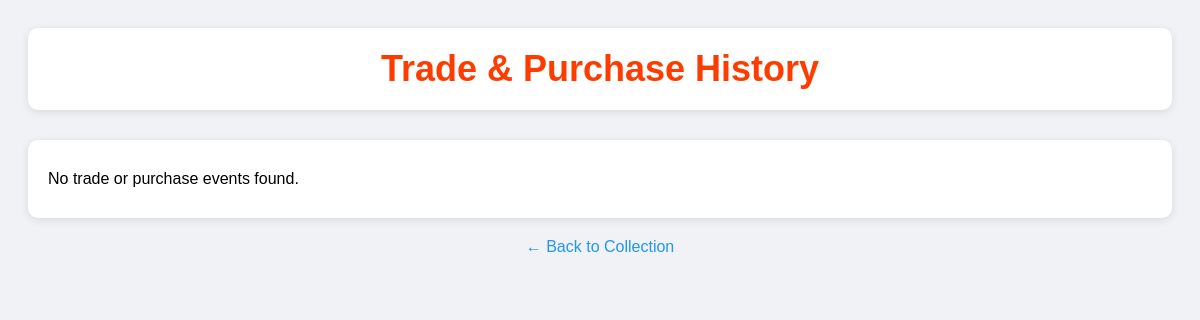
The app's page /trade_history/ (signed in), older data.
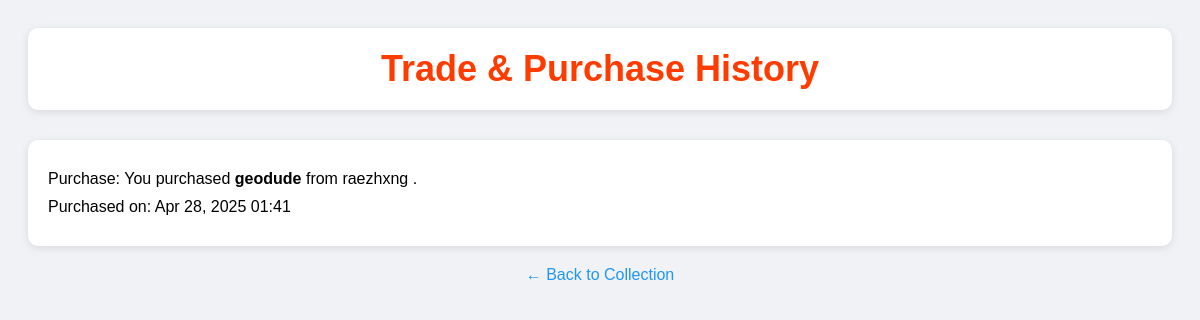
The same page, newer data.
### collection/models.py (models this page shows, shortened)
class Purchase(models.Model):
    buyer = models.ForeignKey(User, on_delete=models.CASCADE, related_name='purchases')
    seller = models.ForeignKey(User, null=True, blank=True, on_delete=models.SET_NULL, related_name='sales')
    pokemon = models.ForeignKey(Pokemon, on_delete=models.CASCADE)
    price = models.IntegerField(default=1000)
    created_at = models.DateTimeField(auto_now_add=True)

class Pokemon(models.Model):
    name = models.CharField(max_length=100)
    type = models.CharField(max_length=50)
    date_received = models.DateTimeField(auto_now_add=True)
    is_favorite = models.BooleanField(default=False)
    owner = models.ForeignKey(User, on_delete=models.CASCADE, related_name='pokemons')
    poke_id = models.IntegerField(null=True, blank=True)
    is_listed = models.BooleanField(default=False)
    price = models.IntegerField(null=True, blank=True)

### collection/views.py (the view)
# urls.py: path('trade_history/', views.trade_history_view, name='trade_history'),
@login_required
def trade_history_view(request):
    from django.db.models import Q
    from .models import Purchase
    trade_offers = TradeOffer.objects.filter(
        Q(buyer=request.user) | Q(seller=request.user),
        status='accepted'
    )
    purchases = Purchase.objects.filter(Q(buyer=request.user) | Q(seller=request.user))
    history = []
    for t in trade_offers:
        history.append({
            'type': 'trade',
            'created_at': t.created_at,
            'data': t,
        })
    for p in purchases:
        event_type = 'purchase' if p.buyer == request.user else 'sale'
        history.append({
            'type': event_type,
            'created_at': p.created_at,
            'data': p,
        })
    history.sort(key=lambda x: x['created_at'], reverse=True)
    return render(request, 'trade_history.html', {'history': history})

### collection/templates/trade_history.html (shortened to what this page needs)
<!DOCTYPE html>
<html lang="en">
<head>
</head>
<body>
    <div class="header-box">
        <h2>Trade & Purchase History</h2>
    </div>
    <ul class="history-list">
        {% for event in history %}
            {% if event.type == 'trade' %}
                <li class="history-card">
                    <p>
                        Trade: <strong>{{ event.data.listing.name }}</strong> was traded.
                        {% if event.data.buyer == request.user %}
                            You received this Pokémon from {{ event.data.seller.username }}.
                        {% else %}
                            You sent your Pokémon {{ event.data.offered_pokemon.name }} to {{ event.data.buyer.username }}.
                        {% endif %}
                    </p>
                    <p>Traded on: {{ event.created_at|date:"M d, Y H:i" }}</p>
                </li>
            {% elif event.type == 'purchase' %}
                <li class="history-card">
                    <p>
                        Purchase: You purchased <strong>{{ event.data.pokemon.name }}</strong>
                        {% if event.data.seller %}
                            from {{ event.data.seller.username }}
                        {% else %}
                            from the system
                        {% endif %}.
                    </p>
                    <p>Purchased on: {{ event.created_at|date:"M d, Y H:i" }}</p>
                </li>
            {% endif %}
        {% empty %}
            <li class="history-card">
                <p>No trade or purchase events found.</p>
            </li>
        {% endfor %}
    </ul>
    <a href="{% url 'collection' %}" class="back-link">← Back to Collection</a>
</body>
</html>

Row changes from the older to the newer data that the page shows:
added Purchase: data.pokemon.name "geodude", data.seller.username "raezhxng", created_at "Apr 28, 2025 01:41"
Text that changed along with them:
text no longer shown: "No trade or purchase events found."
